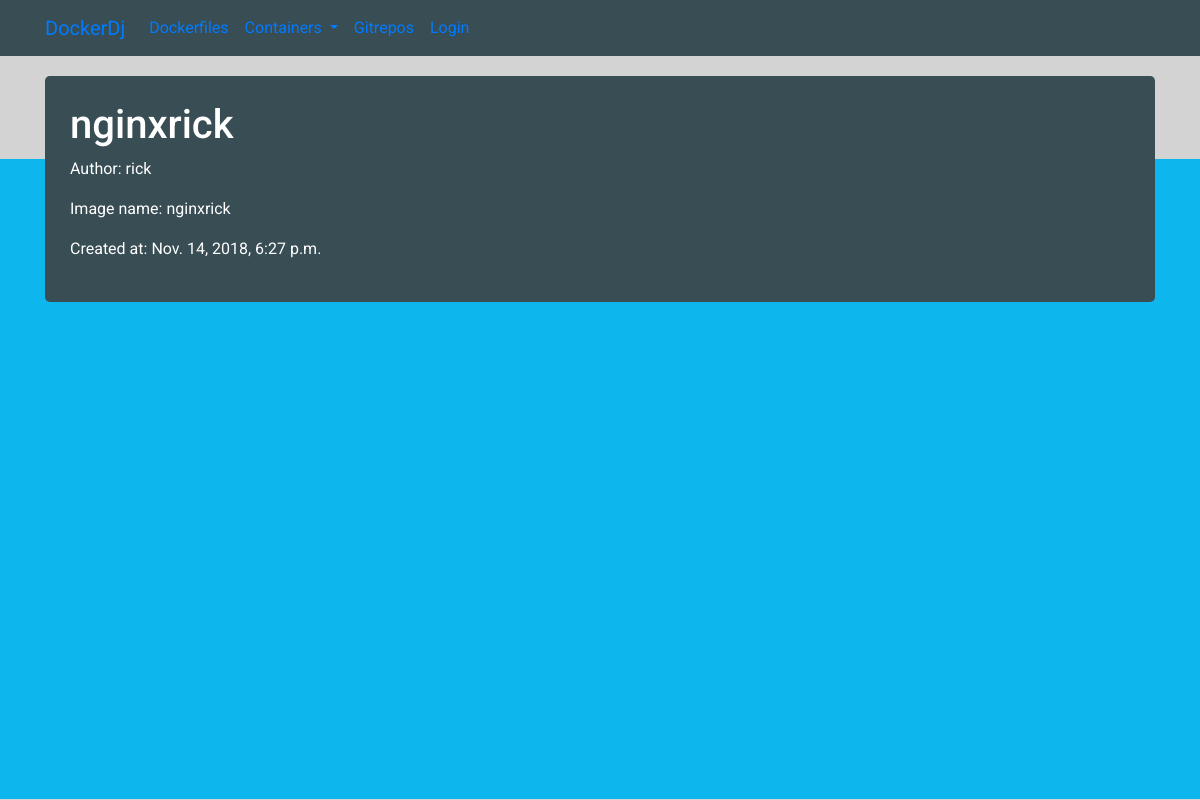
Page /dockerapp/dockerfile/4 on the earlier database version.
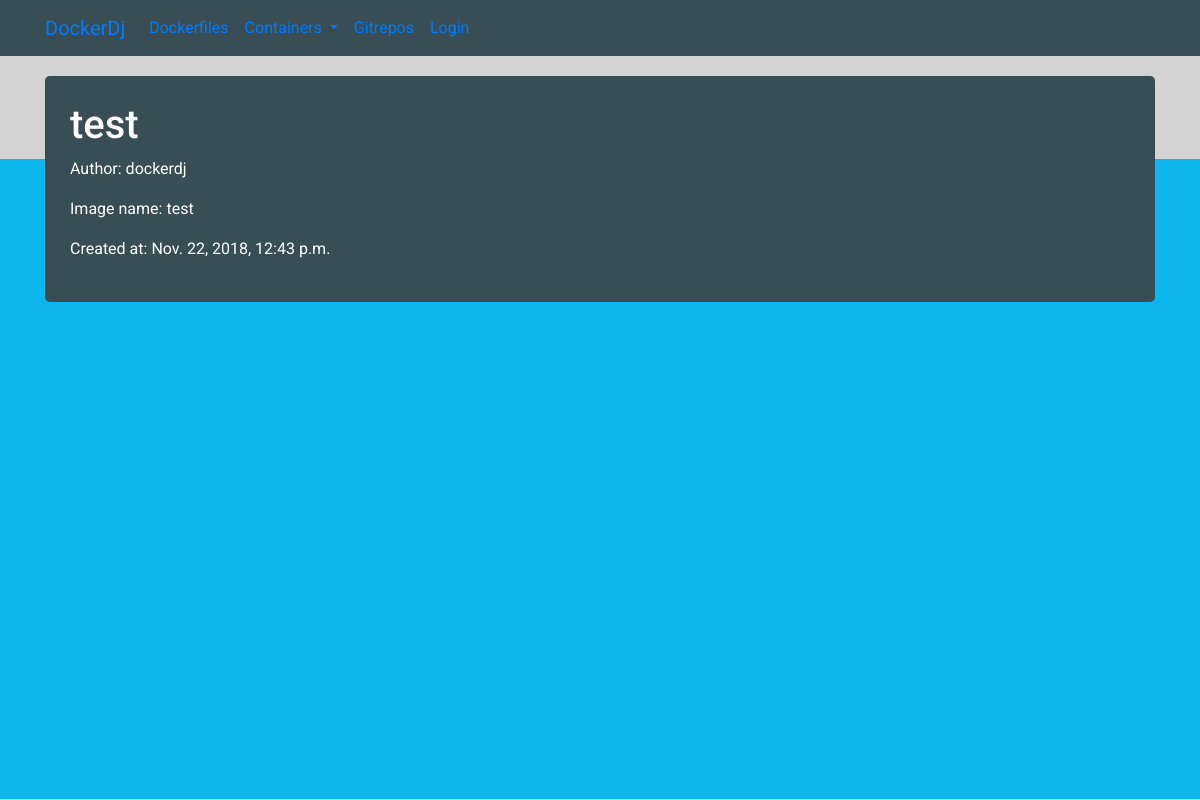
Same page on the later database version.
### dockerapp/models.py (models this page shows, shortened)
class Dockerfile(models.Model):
    author = models.ForeignKey('auth.User', on_delete=models.CASCADE)
    title = models.CharField(max_length=200)
    image_name = models.CharField(max_length=200)
    dockerfile = models.FileField(upload_to='dockerfiles/%Y/%m/%d/%H-%M-%S',blank=True)
    dockerfile_path = models.CharField(max_length=500)
    created_date = models.DateTimeField(default=timezone.now)

### dockerapp/views.py (the view)
# urls.py: url(r"dockerfile/(?P<pk>\d+)",views.DockerfileDetail.as_view(),name="dockerfile_change"),
class DockerfileDetail(SelectRelatedMixin, generic.DetailView):
    model = models.Dockerfile
    select_related = ("author",)

### dockerapp/templates/dockerapp/dockerfile_detail.html (shortened to what this page needs)
{% extends "base.html" %}
{% block content %}
<div class="box">
  <h1>{{ dockerfile.title }}</h1>
  <p>Author: {{ dockerfile.author }}</p>
  <p>Image name: {{ dockerfile.image_name}}</p>
  <p>Created at: {{ dockerfile.created_date }}</p>
</div>
{% endblock %}

### templates/base.html (shortened to what this page needs)
<!DOCTYPE html>
{% load staticfiles %}
{% load get_port %}
<html lang="en">
  <head>
    <link rel="stylesheet" href="{% static 'css/bootstrap.min.css' %}">
    <link rel="stylesheet" href="{% static 'css/style.css' %}">
  </head>
  <body>
    <nav class="navbar navbar-expand-lg">
      <div class="container">
        <a class="navbar-brand" href="{% url 'home' %}">DockerDj</a>
        <div class="collapse navbar-collapse" id="navbarNav">
          <ul class="navbar-nav">
              {% if user.is_authenticated %}
                <li class="nav-item dropdown">
                  <a class="nav-link dropdown-toggle" href="#" id="navbarDropdown" role="button" data-toggle="dropdown" aria-haspopup="true" aria-expanded="false">
                    DockerFiles
                  </a>
                  <div class="dropdown-menu" aria-labelledby="navbarDropdown">
                    <a class="nav-link" href="{% url 'dockerapp:dockerfile_new' %}">Add dockerfile</a>
                    <a class="nav-link" href="{% url 'dockerapp:dockerfiles' %}">Dockerfiles list</a>
                  </div>
                </li>
                <li class="nav-item dropdown">
                  <a class="nav-link dropdown-toggle" href="#" id="navbarDropdown" role="button" data-toggle="dropdown" aria-haspopup="true" aria-expanded="false">
                    Containers
                  </a>
                  <div class="dropdown-menu" aria-labelledby="navbarDropdown">
                    <a class="nav-link" href="{% url 'dockerapp:containers_dockerfile' %}">By dockerfile</a>
                    <a class="nav-link" href="{% url 'dockerapp:containers_image' %}">By image</a>
                  </div>
                </li>
                <li class="nav-item dropdown">
                  <a class="nav-link dropdown-toggle" href="#" id="navbarDropdown" role="button" data-toggle="dropdown" aria-haspopup="true" aria-expanded="false">
                    Add Container
                  </a>
                  <div class="dropdown-menu" aria-labelledby="navbarDropdown">
                    <a class="nav-link" href="{% url 'dockerapp:container_dockerfile_new' %}">By dockerfile</a>
                    <a class="nav-link" href="{% url 'dockerapp:container_image_new' %}">By image</a>
                  </div>
                </li>
                <li class="nav-item dropdown">
                  <a class="nav-link dropdown-toggle" href="#" id="navbarDropdown" role="button" data-toggle="dropdown" aria-haspopup="true" aria-expanded="false">
                    GitRepos
                  </a>
                  <div class="dropdown-menu" aria-labelledby="navbarDropdown">
                    <a class="nav-link" href="{% url 'dockerapp:gitrepo_new' %}">Add gitrepo</a>
                    <a class="nav-link" href="{% url 'dockerapp:gitrepos' %}">Gitrepos list</a>
                  </div>
                </li>
                <li class="nav-item">
                  <a class="nav-link" href="{% url 'dockerapp:logout' %}">Logout</a>
                </li>
              {% else %}
                <li class="nav-item">
                  <a class="nav-link" href="{% url 'dockerapp:dockerfiles' %}">Dockerfiles</a>
                </li>
                <li class="nav-item dropdown">
                  <a class="nav-link dropdown-toggle" href="#" id="navbarDropdown" role="button" data-toggle="dropdown" aria-haspopup="true" aria-expanded="false">
                    Containers
                  </a>
                </li>
                <li class="nav-item">
                  <a class="nav-link" href="{% url 'dockerapp:gitrepos' %}">Gitrepos</a>
                </li>
                <li class="nav-item">
                  <a class="nav-link" href="{% url 'dockerapp:login' %}">Login</a>
                </li>
              {% endif %}
          </ul>
        </div>
      </div>
    </nav>
    <div id="bars">
      <div class="bar"></div>
      <div class="bar"></div>
      <div class="bar"></div>
      <div class="bar"></div>
      <div class="bar"></div>
      <div class="bar"></div>
      <div class="bar"></div>
      <div class="bar"></div>
      <div class="bar"></div>
      <div class="bar"></div>
    </div>
    <div class="container">
      {% block content %}
      {% endblock %}
    </div>
  </body>
</html>

### static/css/style.css (style rules this page uses)
* { font-family: 'Roboto', sans-serif; }
body { background-color: #d3d3d3; }
nav { background-color: #384d54; }
.box { margin-top: 20px; background-color: #384d54; padding: 25px; border-radius: .3rem; }
.box h1 { color: #FFF; }
.box p { color: #FFF; }
#bars { height: 80%; width: 100%; z-index: -100; position: fixed; bottom: 0; }
.bar { background: #0db7ed; bottom: 1px; height: 100%; position: absolute; width: 10%; animation: sound 0ms -2500ms linear infinite alternate; z-index: -100; }
.bar:nth-child(1) { left: 0%; animation-duration: 674ms; }
.bar:nth-child(2) { left: 10%; animation-duration: 633ms; }
.bar:nth-child(3) { left: 20%; animation-duration: 619ms; }
.bar:nth-child(4) { left: 30%; animation-duration: 658ms; }
.bar:nth-child(5) { left: 40%; animation-duration: 610ms; }
.bar:nth-child(6) { left: 50%; animation-duration: 627ms; }
.bar:nth-child(7) { left: 60%; animation-duration: 641ms; }
.bar:nth-child(8) { left: 70%; animation-duration: 647ms; }
.bar:nth-child(9) { left: 80%; animation-duration: 600ms; }
.bar:nth-child(10) { left: 90%; animation-duration: 642ms; }

Differences in the rows shown:
changed Dockerfile: title "nginxrick" → "test"; author "rick" → "dockerdj"; image_name "nginxrick" → "test"; created_date "Nov. 14, 2018, 6:27 p.m." → "Nov. 22, 2018, 12:43 p.m."
